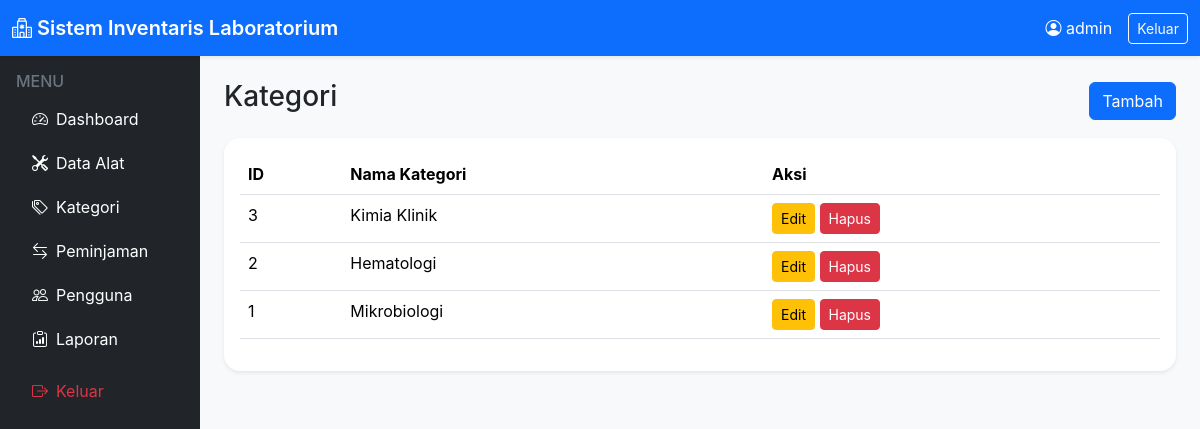
Screenshot of /admin/categories.php (signed in) with the database file from the repository.
### tables this page shows
CREATE TABLE IF NOT EXISTS categories (
    id INT AUTO_INCREMENT PRIMARY KEY,
    nama_kategori VARCHAR(100) NOT NULL
);

### admin/categories.php (the view, shortened to what this page needs)
<?php
require_once '../config/database.php';
$categories = mysqli_query($conn, 'SELECT * FROM categories ORDER BY id DESC');
include '../includes/header.php'; include '../includes/sidebar.php';
?>
<div class="d-flex justify-content-between align-items-center mb-3"><h3>Kategori</h3><button class="btn btn-primary" data-bs-toggle="modal" data-bs-target="#addKategori">Tambah</button></div>
<div class="card border-0 shadow-sm"><div class="card-body table-responsive"><table class="table"><thead><tr><th>ID</th><th>Nama Kategori</th><th>Aksi</th></tr></thead><tbody>
<?php while($c=mysqli_fetch_assoc($categories)): ?>
<tr><td><?= $c['id']; ?></td><td><?= htmlspecialchars($c['nama_kategori']); ?></td><td><button class="btn btn-sm btn-warning" data-bs-toggle="modal" data-bs-target="#edit<?= $c['id']; ?>">Edit</button> <a class="btn btn-sm btn-danger" href="?hapus=<?= $c['id']; ?>" onclick="return confirm('Hapus kategori?')">Hapus</a></td></tr>
<?php endwhile; ?>
</tbody></table></div></div>
<?php include '../includes/footer.php'; ?>

### assets/css/style.css (style rules this page uses)
:root { --primary: #0d6efd; --success: #198754; --bg: #f8f9fa; }
body { background-color: var(--bg); font-family: "Inter", "Segoe UI", sans-serif; }
.card { border-radius: 1rem; }
.table thead th { white-space: nowrap; }

### rows the page displays
categories: id "3", nama_kategori "Kimia Klinik"
categories: id "2", nama_kategori "Hematologi"
categories: id "1", nama_kategori "Mikrobiologi"

### other values shown
$_SESSION['username'] "admin"
